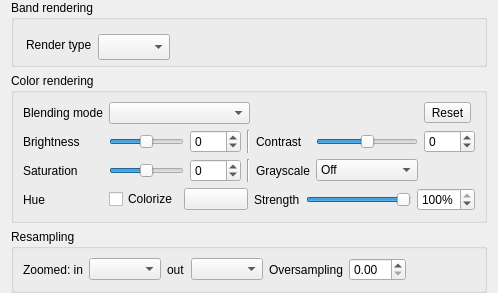
             <widget class="QWidget" name="scrollAreaWidgetContents">
              <property name="geometry">
               <rect>
                <x>0</x>
                <y>0</y>
                <width>460</width>
                <height>270</height>
               </rect>
              </property>
              <layout class="QVBoxLayout" name="verticalLayout_13">
               <property name="topMargin">
                <number>0</number>
               </property>
               <property name="bottomMargin">
                <number>0</number>
               </property>
               <item>
                <widget class="QgsCollapsibleGroupBox" name="mBandRenderingGrpBx">
                 <property name="sizePolicy">
                  <sizepolicy hsizetype="Preferred" vsizetype="Preferred">
                   <horstretch>0</horstretch>
                   <verstretch>5</verstretch>
                  </sizepolicy>
                 </property>
                 <property name="title">
                  <string>Band rendering</string>
                 </property>
                 <property name="syncGroup" stdset="0">
                  <string notr="true">rasterstyle</string>
                 </property>
                 <layout class="QVBoxLayout" name="verticalLayout_21">
                  <property name="leftMargin">
                   <number>0</number>
                  </property>
                  <property name="topMargin">
                   <number>12</number>
                  </property>
                  <property name="rightMargin">
                   <number>0</number>
                  </property>
                  <property name="bottomMargin">
                   <number>0</number>
                  </property>
                  <item>
                   <layout class="QHBoxLayout" name="horizontalLayout_2">
                    <property name="leftMargin">
                     <number>12</number>
                    </property>
                    <item>
                     <widget class="QLabel" name="mRenderTypeLabel">
                      <property name="sizePolicy">
                       <sizepolicy hsizetype="Minimum" vsizetype="Fixed">
                        <horstretch>0</horstretch>
                        <verstretch>0</verstretch>
                       </sizepolicy>
                      </property>
                      <property name="maximumSize">
                       <size>
                        <width>32767</width>
                        <height>22</height>
                       </size>
                      </property>
                      <property name="text">
                       <string>Render type</string>
                      </property>
                     </widget>
                    </item>
                    <item>
                     <widget class="QComboBox" name="mRenderTypeComboBox">
                      <property name="sizePolicy">
                       <sizepolicy hsizetype="Preferred" vsizetype="Fixed">
                        <horstretch>0</horstretch>
                        <verstretch>0</verstretch>
                       </sizepolicy>
                      </property>
                      <property name="minimumSize">
                       <size>
                        <width>0</width>
                        <height>26</height>
                       </size>
                      </property>
                      <property name="maximumSize">
                       <size>
                        <width>32767</width>
                        <height>22</height>
                       </size>
                      </property>
                     </widget>
                    </item>
                    <item>
                     <spacer name="horizontalSpacer_2">
                      <property name="orientation">
                       <enum>Qt::Horizontal</enum>
                      </property>
                      <property name="sizeHint" stdset="0">
                       <size>
                        <width>0</width>
                        <height>10</height>
                       </size>
                      </property>
                     </spacer>
                    </item>
                   </layout>
                  </item>
                  <item>
                   <widget class="QStackedWidget" name="mRendererStackedWidget"/>
                  </item>
                 </layout>
                </widget>
               </item>
               <item>
                <widget class="QgsCollapsibleGroupBox" name="mColorRenderingGrpBox">
                 <property name="title">
                  <string>Color rendering</string>
                 </property>
                 <property name="collapsed" stdset="0">
                  <bool>false</bool>
                 </property>
                 <property name="saveCollapsedState" stdset="0">
                  <bool>true</bool>
                 </property>
                 <property name="syncGroup" stdset="0">
                  <string notr="true">rasterstyle</string>
                 </property>
                 <layout class="QGridLayout" name="gridLayout_2">
                  <item row="2" column="0">
                   <widget class="QLabel" name="labelSaturation">
                    <property name="text">
                     <string>Saturation</string>
                    </property>
                   </widget>
                  </item>
                  <item row="2" column="5">
                   <widget class="QComboBox" name="comboGrayscale">
                    <item>
                     <property name="text">
                      <string>Off</string>
                     </property>
                    </item>
                    <item>
                     <property name="text">
                      <string>By lightness</string>
                     </property>
                    </item>
                    <item>
                     <property name="text">
                      <string>By luminosity</string>
                     </property>
                    </item>
                    <item>
                     <property name="text">
                      <string>By average</string>
                     </property>
                    </item>
                   </widget>
                  </item>
                  <item row="3" column="0">
                   <widget class="QLabel" name="label_3">
                    <property name="text">
                     <string>Hue</string>
                    </property>
                   </widget>
                  </item>
                  <item row="2" column="1">
                   <widget class="QSlider" name="sliderSaturation">
                    <property name="sizePolicy">
                     <sizepolicy hsizetype="Expanding" vsizetype="Fixed">
                      <horstretch>0</horstretch>
                      <verstretch>0</verstretch>
                     </sizepolicy>
                    </property>
                    <property name="minimumSize">
                     <size>
                      <width>75</width>
                      <height>0</height>
                     </size>
                    </property>
                    <property name="minimum">
                     <number>-100</number>
                    </property>
                    <property name="maximum">
                     <number>100</number>
                    </property>
                    <property name="orientation">
                     <enum>Qt::Horizontal</enum>
                    </property>
                   </widget>
                  </item>
                  <item row="0" column="0">
                   <widget class="QLabel" name="mBlendTypeLabel">
                    <property name="text">
                     <string>Blending mode</string>
                    </property>
                   </widget>
                  </item>
                  <item row="1" column="0">
                   <widget class="QLabel" name="label_2">
                    <property name="text">
                     <string>Brightness</string>
                    </property>
                   </widget>
                  </item>
                  <item row="1" column="1">
                   <widget class="QSlider" name="mSliderBrightness">
                    <property name="minimumSize">
                     <size>
                      <width>75</width>
                      <height>0</height>
                     </size>
                    </property>
                    <property name="minimum">
                     <number>-255</number>
                    </property>
                    <property name="maximum">
                     <number>255</number>
                    </property>
                    <property name="orientation">
                     <enum>Qt::Horizontal</enum>
                    </property>
                    <property name="tickPosition">
                     <enum>QSlider::NoTicks</enum>
                    </property>
                    <property name="tickInterval">
                     <number>0</number>
                    </property>
                   </widget>
                  </item>
                  <item row="1" column="2">
                   <widget class="QSpinBox" name="mBrightnessSpinBox">
                    <property name="minimum">
                     <number>-255</number>
                    </property>
                    <property name="maximum">
                     <number>255</number>
                    </property>
                   </widget>
                  </item>
                  <item row="1" column="5">
                   <widget class="QSlider" name="mSliderContrast">
                    <property name="minimumSize">
                     <size>
                      <width>75</width>
                      <height>0</height>
                     </size>
                    </property>
                    <property name="minimum">
                     <number>-100</number>
                    </property>
                    <property name="maximum">
                     <number>100</number>
                    </property>
                    <property name="singleStep">
                     <number>1</number>
                    </property>
                    <property name="orientation">
                     <enum>Qt::Horizontal</enum>
                    </property>
                   </widget>
                  </item>
                  <item row="1" column="4">
                   <widget class="QLabel" name="label_5">
                    <property name="text">
                     <string>Contrast</string>
                    </property>
                   </widget>
                  </item>
                  <item row="1" column="6">
                   <widget class="QSpinBox" name="mContrastSpinBox">
                    <property name="minimum">
                     <number>-100</number>
                    </property>
                    <property name="maximum">
                     <number>100</number>
                    </property>
                   </widget>
                  </item>
                  <item row="2" column="3">
                   <widget class="Line" name="line_2">
                    <property name="orientation">
                     <enum>Qt::Vertical</enum>
                    </property>
                   </widget>
                  </item>
                  <item row="1" column="3">
                   <widget class="Line" name="line">
                    <property name="orientation">
                     <enum>Qt::Vertical</enum>
                    </property>
                   </widget>
                  </item>
                  <item row="2" column="4">
                   <widget class="QLabel" name="labelGrayscale">
                    <property name="text">
                     <string>Grayscale</string>
                    </property>
                   </widget>
                  </item>
                  <item row="2" column="2">
                   <widget class="QSpinBox" name="spinBoxSaturation">
                    <property name="minimum">
                     <number>-100</number>
                    </property>
                    <property name="maximum">
                     <number>100</number>
                    </property>
                    <property name="value">
                     <number>0</number>
                    </property>
                    <property name="decimals" stdset="0">
                     <number>0</number>
                    </property>
                   </widget>
                  </item>
                  <item row="3" column="1" colspan="6">
                   <layout class="QHBoxLayout" name="horizontalLayout_12">
                    <item>
                     <widget class="QCheckBox" name="mColorizeCheck">
                      <property name="text">
                       <string>Colorize</string>
                      </property>
                     </widget>
                    </item>
                    <item>
                     <widget class="QgsColorButton" name="btnColorizeColor">
                      <property name="minimumSize">
                       <size>
                        <width>64</width>
                        <height>0</height>
                       </size>
                      </property>
                      <property name="maximumSize">
                       <size>
                        <width>100</width>
                        <height>16777215</height>
                       </size>
                      </property>
                      <property name="text">
                       <string/>
                      </property>
                     </widget>
                    </item>
                    <item>
                     <widget class="QLabel" name="labelColorizeStrength">
                      <property name="text">
                       <string>Strength</string>
                      </property>
                     </widget>
                    </item>
                    <item>
                     <widget class="QSlider" name="sliderColorizeStrength">
                      <property name="maximum">
                       <number>100</number>
                      </property>
                      <property name="value">
                       <number>100</number>
                      </property>
                      <property name="orientation">
                       <enum>Qt::Horizontal</enum>
                      </property>
                     </widget>
                    </item>
                    <item>
                     <widget class="QSpinBox" name="spinColorizeStrength">
                      <property name="suffix">
                       <string>%</string>
                      </property>
                      <property name="minimum">
                       <number>0</number>
                      </property>
                      <property name="maximum">
                       <number>100</number>
                      </property>
                      <property name="value">
                       <number>100</number>
                      </property>
                     </widget>
                    </item>
                   </layout>
                  </item>
                  <item row="0" column="1" colspan="3">
                   <widget class="QgsBlendModeComboBox" name="mBlendModeComboBox">
                    <property name="minimumSize">
                     <size>
                      <width>0</width>
                      <height>0</height>
                     </size>
                    </property>
                   </widget>
                  </item>
                  <item row="0" column="6">
                   <widget class="QToolButton" name="mResetColorRenderingBtn">
                    <property name="toolTip">
                     <string>Reset all color rendering options to default</string>
                    </property>
                    <property name="text">
                     <string>Reset</string>
                    </property>
                    <property name="icon">
                     <iconset resource="../images/images.qrc">
                      <normaloff>:/images/themes/default/mActionUndo.png</normaloff>:/images/themes/default/mActionUndo.png</iconset>
                    </property>
                    <property name="toolButtonStyle">
                     <enum>Qt::ToolButtonTextBesideIcon</enum>
                    </property>
                   </widget>
                  </item>
                 </layout>
                </widget>
               </item>
               <item>
                <widget class="QgsCollapsibleGroupBox" name="mResamplingGroupBox">
                 <property name="title">
                  <string>Resampling</string>
                 </property>
                 <property name="checkable">
                  <bool>false</bool>
                 </property>
                 <property name="collapsed" stdset="0">
                  <bool>false</bool>
                 </property>
                 <property name="saveCollapsedState" stdset="0">
                  <bool>true</bool>
                 </property>
                 <property name="syncGroup" stdset="0">
                  <string notr="true">rasterstyle</string>
                 </property>
                 <layout class="QHBoxLayout" name="horizontalLayout">
                  <item>
                   <widget class="QLabel" name="mZoomedInResamplingLabel">
                    <property name="text">
                     <string>Zoomed: in</string>
                    </property>
                   </widget>
                  </item>
                  <item>
                   <widget class="QComboBox" name="mZoomedInResamplingComboBox"/>
                  </item>
                  <item>
                   <widget class="QLabel" name="mZoomedOutResamplingLabel">
                    <property name="text">
                     <string>out</string>
                    </property>
                   </widget>
                  </item>
                  <item>
                   <widget class="QComboBox" name="mZoomedOutResamplingComboBox"/>
                  </item>
                  <item>
                   <widget class="QLabel" name="mMaximumOversamplingLabel">
                    <property name="text">
                     <string>Oversampling</string>
                    </property>
                   </widget>
                  </item>
                  <item>
                   <widget class="QDoubleSpinBox" name="mMaximumOversamplingSpinBox"/>
                  </item>
                  <item>
                   <spacer name="horizontalSpacer">
                    <property name="orientation">
                     <enum>Qt::Horizontal</enum>
                    </property>
                    <property name="sizeHint" stdset="0">
                     <size>
                      <width>0</width>
                      <height>20</height>
                     </size>
                    </property>
                   </spacer>
                  </item>
                 </layout>
                </widget>
               </item>
               <item>
                <spacer name="verticalSpacer">
                 <property name="orientation">
                  <enum>Qt::Vertical</enum>
                 </property>
                 <property name="sizeHint" stdset="0">
                  <size>
                   <width>20</width>
                   <height>0</height>
                  </size>
                 </property>
                </spacer>
               </item>
              </layout>
             </widget>
